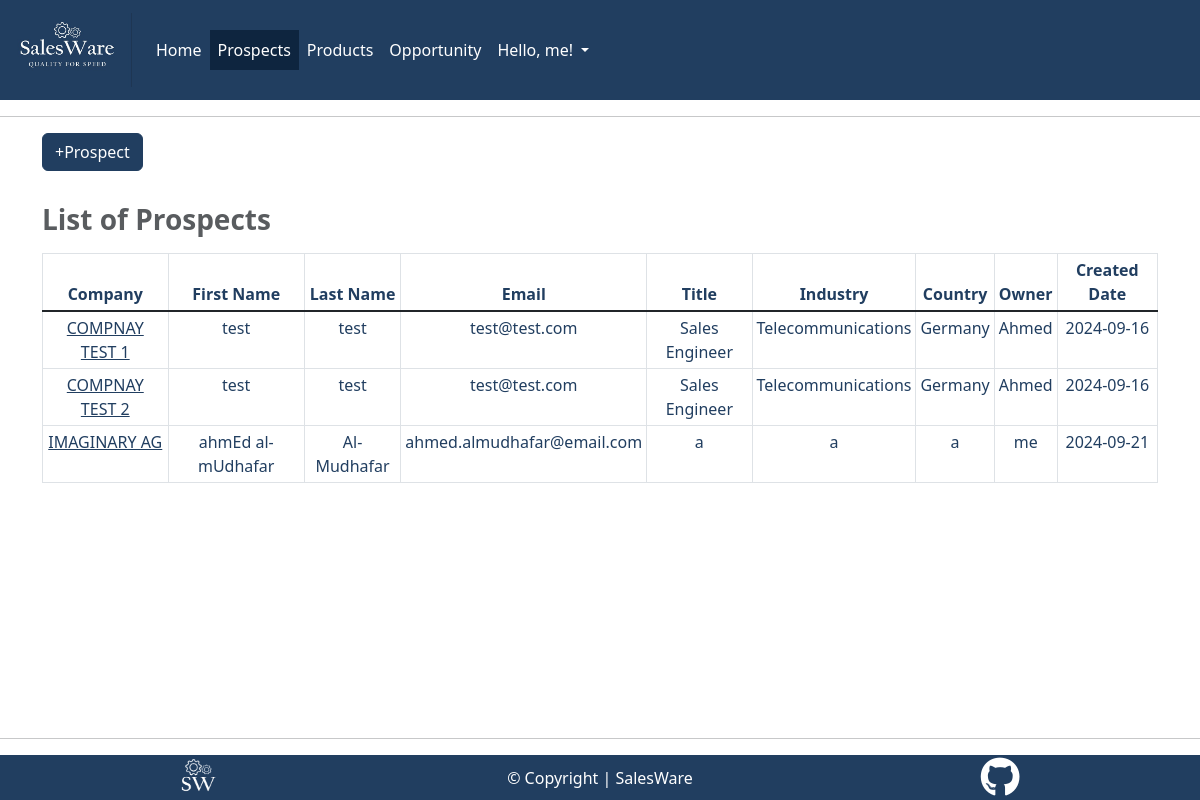
Before: /prospect/ (signed in) with the older database file.
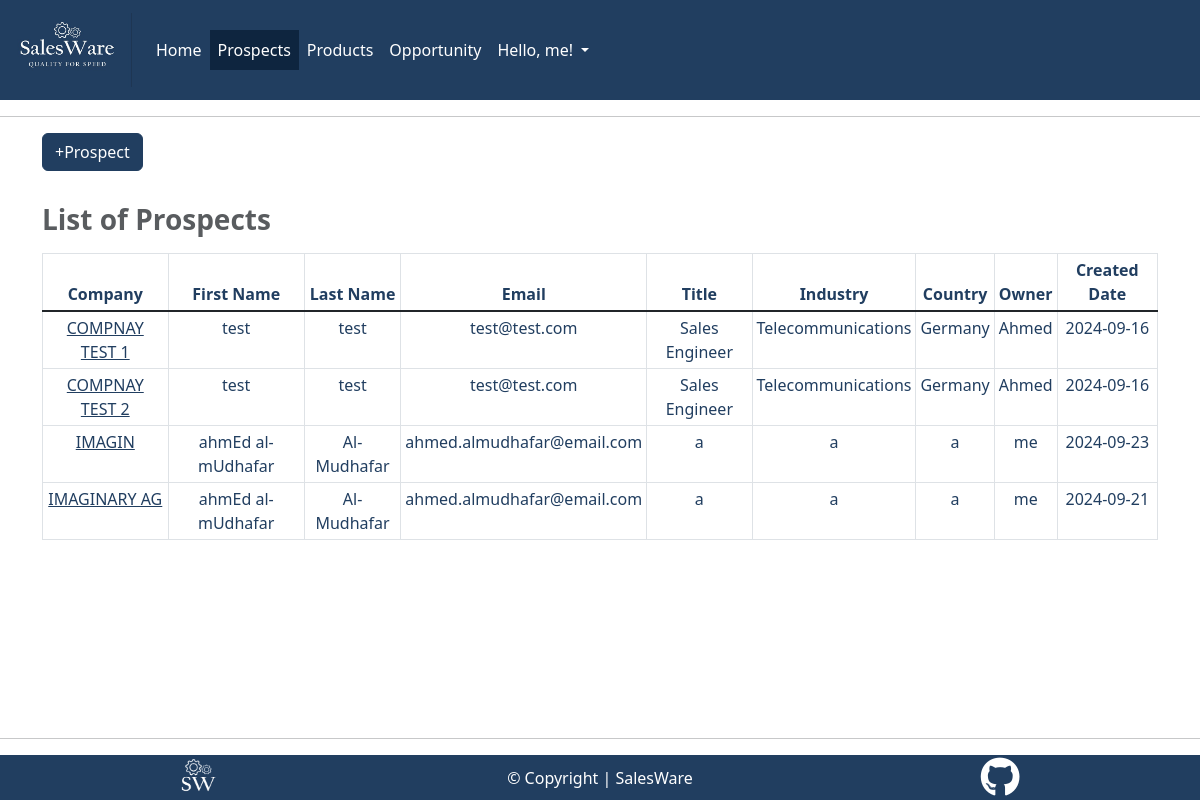
After: the same page with the newer database file.
### prospect/models.py (models this page shows, shortened)
class Prospect(models.Model):
    company = UpperCaseConverter(
        max_length=60,
        unique=True,
        default=None,
        null=False,
        )
    first_name = models.CharField(max_length=40)
    last_name = models.CharField(max_length=40, default=None, null=False)
    email = models.EmailField(default=None, null=False)
    title = models.CharField(max_length=60, default=None, null=True)
    industry = models.CharField(max_length=60, default=None, null=False)
    country = models.CharField(max_length=60, default=None, null=False)
    owner = models.ForeignKey(
        User, on_delete=models.CASCADE,
        default=None,
        null=False,
    )
    created_on = models.DateTimeField(
        auto_now_add=True, null=False,
    )
    updated_at = models.DateTimeField(
        auto_now=True, null=False,
    )
    class Meta:
        ordering = ["company"]

### prospect/views.py (the view)
class ProspectList(generic.ListView):
    queryset = Prospect.objects.all().order_by('company')
    template_name = "prospect/prospect_list.html"
    paginate_by = 15

### prospect/templates/prospect/prospect_list.html (shortened to what this page needs)
{% extends "base.html" %}
{% load static %}
{% block content %}
{% if user.is_authenticated %}
<div class="container">
  <div class="row">
    <div class="col-4">
      <button type="button" class="btn btn-primary" data-bs-toggle="modal"
        data-bs-target="#open-create-new-prospect-modal" data-url="{% url 'prospect_create' %}">
        +Prospect
      </button>
    </div>
  </div>
</div>
<div class="container text-center mt-4">
  <div class="row">
    <div class="col-12 table-responsive-lg">
      <table class="table table-bordered table-hover table-sm">
        <caption class="caption-top text-muted h3"><strong>List of Prospects</strong></caption>
        <thead>
          <tr>
            <th scope="col">Company</th>
            <th scope="col">First Name</th>
            <th scope="col">Last Name</th>
            <th scope="col">Email</th>
            <th scope="col">Title</th>
            <th scope="col">Industry</th>
            <th scope="col">Country</th>
            <th scope="col">Owner</th>
            <th scope="col">Created Date</th>
          </tr>
        </thead>
        <tbody class="table-group-divider">
          {% for prospect in object_list %}
          <tr>
            <td>
              <a href="#" data-bs-toggle="modal" data-bs-target="#open-prospect-detail-modal"
                data-url="{% url 'prospect_detail' prospect.id %}" class="salesware-txt-color">{{prospect.company}}</a>
            </td>
            <td>{{prospect.first_name}}</td>
            <td>{{prospect.last_name}}</td>
            <td>{{prospect.email}}</td>
            <td>{{prospect.title}}</td>
            <td>{{prospect.industry}}</td>
            <td>{{prospect.country}}</td>
            <td>{{prospect.owner}}</td>
            <td>{{ prospect.created_on|date:"Y-m-d" }}</td>
          </tr>
          {% endfor %}
        </tbody>
      </table>
    </div>
  </div>
</div>
{% endif %}
{% endblock content %}

### templates/base.html (shortened to what this page needs)
{% load static %}
{% url 'account_login' as login_url %}
{% url 'account_signup' as signup_url %}
{% url 'account_logout' as logout_url %}
{% url 'home' as home_url %}
{% url 'prospect_list' as prospect_url %}
{% url 'product_list' as product_url %}
{% url 'opportunity_list' as opportunity_url %}
{% url 'contact' as contact_url %}
<!DOCTYPE html>
<html lang="en">
<head>
    <link href="https://cdn.jsdelivr.net/npm/bootstrap@5.3.3/dist/css/bootstrap.min.css" rel="stylesheet"
>
    <link href="https://cdn.jsdelivr.net/npm/select2@4.1.0-rc.0/dist/css/select2.min.css" rel="stylesheet">
    <link rel="stylesheet" href="{% static 'css/style.css' %}">
</head>
<body>
    <header>
        <div class="container-fluid">
            <div class="row">
                <nav class="navbar navbar-expand-md">
                    <a class="navbar-brand text-white" href="/">
                        <img src="/static/images/medium_logo.jpg" alt="SalesWare Logo" width="132" height="74"
                            style="object-fit: cover;">
                    </a>
                    <div class="collapse navbar-collapse" id="navbarText">
                        <ul class="navbar-nav me-auto mb-2 mb-lg-0">
                            {% if user.is_authenticated %}
                            <li class="nav-item">
                                <a class="nav-link text-white {% if request.path == home_url %}active{% endif %}"
                                    href="/">Home</a>
                            </li>
                            <li class="nav-item">
                                <a class="nav-link text-white {% if request.path == prospect_url %}active{% endif %}"
                                    href="{% url 'prospect_list' %}">Prospects</a>
                            </li>
                            <li class="nav-item">
                                <a class="nav-link text-white {% if request.path == product_url %}active{% endif %}"
                                    href="{% url 'product_list' %}">Products</a>
                            </li>
                            <li class="nav-item">
                                <a class="nav-link text-white {% if request.path == opportunity_url %}active{% endif %}"
                                    href="{% url 'opportunity_list' %}">Opportunity</a>
                            </li>
                            {% endif %}
                            <li class="nav-item dropdown">
                                {% if user.is_authenticated %}
                                <a class="nav-link dropdown-toggle" href="#" role="button" data-bs-toggle="dropdown"
                                    aria-expanded="false">
                                    Hello, {{ user.username }}!
                                </a>
                                {% endif %}
                            </li>
                        </ul>
                    </div>
                </nav>
            </div>
        </div>
    </header>
    <hr>
    <main>
        {% block content %}{% endblock content %}
    </main>
    <hr>
    <footer>
        <div class="container-fluid salesware-background-color text-white">
            <div class="row align-items-center">
                <div class="col text-center"><img src="/static/images/small_logo.jpg" alt="Small Logo" width="80"
                        height="45"></div>
                <div class="col d-none d-md-block text-center">&copy; Copyright | SalesWare</div>
                <div class="col text-center"><a href="https://github.com/ahmedcodein" target="_blank" rel="noopener"
                        aria-label="author's GitHub repository"><i
                            class="fa-brands fa-github pages-icons fs-1 text-white"></i></a></div>
            </div>
        </div>
    </footer>
</body>
</html>

### static/css/style.css (style rules this page uses)
html, body { height: 100vh; }
body { display: flex; flex-direction: column; }
main { flex-grow: 1; }
.salesware-background-color { background-color: #213E60; }
.salesware-txt-color { color: #213E60; }
.navbar { background-color: #213E60; color: #fff; }
.nav-link { color: #fff; background-color: #213E60; }
.navbar-nav .nav-link.active, .navbar-nav .nav-link.show { color: #fff; }
.nav-link.active { background-color: #0E253F; }
.table td, .table th { color: #213E60; }
caption { color: #213E60; }
.btn-primary { --bs-btn-color: #fff; --bs-btn-bg: #213E60; --bs-btn-border-color: #213E60; --bs-btn-hover-color: #fff; --bs-btn-hover-bg: #213E60; --bs-btn-hover-border-color: #213E60; --bs-btn-focus-shadow-rgb: 49, 132, 253; --bs-btn-active-color: #fff; --bs-btn-active-bg: #213E60; --bs-btn-active-border-color: #213E60; --bs-btn-active-shadow: inset 0 3px 5px rgba(0, 0, 0, 0.125); --bs-btn-disabled-color: #fff; --bs-btn-disabled-bg: #213E60; --bs-btn-disabled-border-color: #213E60; }

Changed rows visible on the page:
added Prospect: company "IMAGIN", first_name "ahmEd al-mUdhafar", last_name "Al-Mudhafar", email "ahmed.almudhafar@email.com", title "a", industry "a", country "a", owner "me", created_on "2024-09-23"
